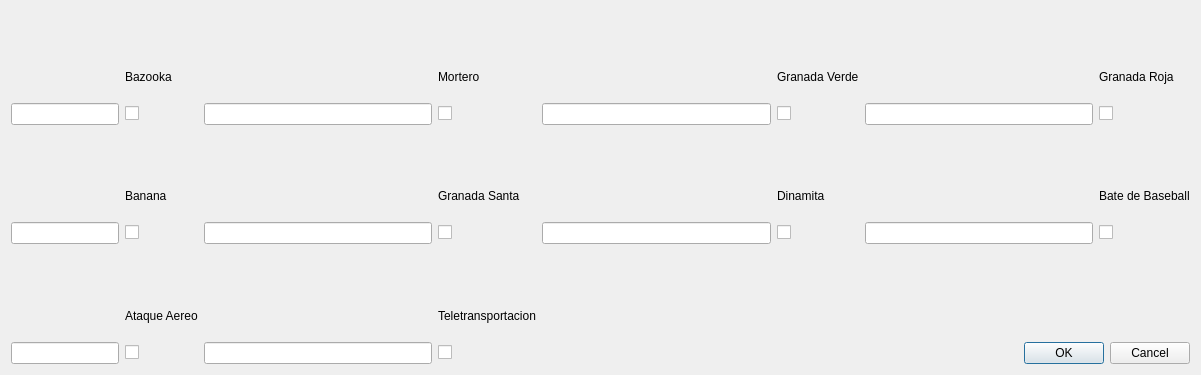
<?xml version="1.0" encoding="UTF-8"?>
<ui version="4.0">
 <class>editorSeleccionArmasHerramientas</class>
 <widget class="QDialog" name="editorSeleccionArmasHerramientas">
  <property name="geometry">
   <rect>
    <x>0</x>
    <y>0</y>
    <width>1201</width>
    <height>375</height>
   </rect>
  </property>
  <property name="windowTitle">
   <string>Dialog</string>
  </property>
  <layout class="QGridLayout" name="gridLayout">
   <item row="5" column="8">
    <widget class="QLineEdit" name="municionDinamita">
     <property name="maxLength">
      <number>3</number>
     </property>
    </widget>
   </item>
   <item row="2" column="10">
    <widget class="QLineEdit" name="municionGranadaR">
     <property name="maxLength">
      <number>3</number>
     </property>
    </widget>
   </item>
   <item row="7" column="5">
    <widget class="QLabel" name="label_9">
     <property name="text">
      <string>Teletransportacion</string>
     </property>
    </widget>
   </item>
   <item row="3" column="8">
    <widget class="QLabel" name="dinamita">
     <property name="text">
      <string/>
     </property>
     <property name="pixmap">
      <pixmap>W4_Dynamite.png</pixmap>
     </property>
     <property name="scaledContents">
      <bool>true</bool>
     </property>
    </widget>
   </item>
   <item row="0" column="10">
    <widget class="QLabel" name="granadaR">
     <property name="text">
      <string/>
     </property>
     <property name="pixmap">
      <pixmap>Redgrenade.png</pixmap>
     </property>
     <property name="scaledContents">
      <bool>true</bool>
     </property>
    </widget>
   </item>
   <item row="0" column="8">
    <widget class="QLabel" name="granadaV">
     <property name="text">
      <string/>
     </property>
     <property name="pixmap">
      <pixmap>W4_Grenade.png</pixmap>
     </property>
     <property name="scaledContents">
      <bool>true</bool>
     </property>
    </widget>
   </item>
   <item row="1" column="5">
    <widget class="QLabel" name="label">
     <property name="text">
      <string>Mortero</string>
     </property>
    </widget>
   </item>
   <item row="5" column="0" colspan="2">
    <widget class="QLineEdit" name="municionBanana">
     <property name="maxLength">
      <number>3</number>
     </property>
    </widget>
   </item>
   <item row="8" column="0" colspan="2">
    <widget class="QLineEdit" name="municionAereo">
     <property name="maxLength">
      <number>3</number>
     </property>
    </widget>
   </item>
   <item row="3" column="10">
    <widget class="QLabel" name="bate">
     <property name="text">
      <string/>
     </property>
     <property name="pixmap">
      <pixmap>Baseballbat.png</pixmap>
     </property>
     <property name="scaledContents">
      <bool>true</bool>
     </property>
    </widget>
   </item>
   <item row="8" column="4">
    <widget class="QLineEdit" name="municionTeletransportador">
     <property name="maxLength">
      <number>3</number>
     </property>
    </widget>
   </item>
   <item row="2" column="0" colspan="2">
    <widget class="QLineEdit" name="municionBazooka">
     <property name="maxLength">
      <number>3</number>
     </property>
    </widget>
   </item>
   <item row="6" column="0">
    <widget class="QLabel" name="aereo">
     <property name="text">
      <string/>
     </property>
     <property name="pixmap">
      <pixmap>W4_Airstrike.png</pixmap>
     </property>
     <property name="scaledContents">
      <bool>true</bool>
     </property>
    </widget>
   </item>
   <item row="4" column="5">
    <widget class="QLabel" name="label_5">
     <property name="text">
      <string>Granada Santa</string>
     </property>
    </widget>
   </item>
   <item row="4" column="2">
    <widget class="QLabel" name="label_4">
     <property name="text">
      <string>Banana</string>
     </property>
    </widget>
   </item>
   <item row="2" column="8">
    <widget class="QLineEdit" name="municionGranadaV">
     <property name="maxLength">
      <number>3</number>
     </property>
    </widget>
   </item>
   <item row="4" column="9">
    <widget class="QLabel" name="label_6">
     <property name="text">
      <string>Dinamita</string>
     </property>
    </widget>
   </item>
   <item row="5" column="4">
    <widget class="QLineEdit" name="municionGranadaS">
     <property name="maxLength">
      <number>3</number>
     </property>
    </widget>
   </item>
   <item row="3" column="0">
    <widget class="QLabel" name="banana">
     <property name="text">
      <string/>
     </property>
     <property name="pixmap">
      <pixmap>Bananabomb.png</pixmap>
     </property>
     <property name="scaledContents">
      <bool>true</bool>
     </property>
    </widget>
   </item>
   <item row="5" column="10">
    <widget class="QLineEdit" name="municionBate">
     <property name="maxLength">
      <number>3</number>
     </property>
    </widget>
   </item>
   <item row="7" column="2">
    <widget class="QLabel" name="label_8">
     <property name="text">
      <string>Ataque Aereo</string>
     </property>
    </widget>
   </item>
   <item row="8" column="10" colspan="2">
    <widget class="QDialogButtonBox" name="buttonBox">
     <property name="orientation">
      <enum>Qt::Horizontal</enum>
     </property>
     <property name="standardButtons">
      <set>QDialogButtonBox::Cancel|QDialogButtonBox::Ok</set>
     </property>
    </widget>
   </item>
   <item row="1" column="2">
    <widget class="QLabel" name="Bazooka">
     <property name="text">
      <string>Bazooka</string>
     </property>
    </widget>
   </item>
   <item row="1" column="9">
    <widget class="QLabel" name="label_2">
     <property name="text">
      <string>Granada Verde</string>
     </property>
    </widget>
   </item>
   <item row="1" column="11">
    <widget class="QLabel" name="label_3">
     <property name="text">
      <string>Granada Roja</string>
     </property>
    </widget>
   </item>
   <item row="4" column="11">
    <widget class="QLabel" name="label_7">
     <property name="text">
      <string>Bate de Baseball</string>
     </property>
    </widget>
   </item>
   <item row="2" column="4">
    <widget class="QLineEdit" name="municionMortero">
     <property name="maxLength">
      <number>3</number>
     </property>
    </widget>
   </item>
   <item row="0" column="4">
    <widget class="QLabel" name="mortero">
     <property name="text">
      <string/>
     </property>
     <property name="pixmap">
      <pixmap>Mortar1.png</pixmap>
     </property>
     <property name="scaledContents">
      <bool>true</bool>
     </property>
    </widget>
   </item>
   <item row="6" column="4">
    <widget class="QLabel" name="tele">
     <property name="text">
      <string/>
     </property>
     <property name="pixmap">
      <pixmap>IconTeleport.png</pixmap>
     </property>
     <property name="scaledContents">
      <bool>true</bool>
     </property>
    </widget>
   </item>
   <item row="3" column="4">
    <widget class="QLabel" name="granadaS">
     <property name="text">
      <string/>
     </property>
     <property name="pixmap">
      <pixmap>Holy_Grenade.png</pixmap>
     </property>
     <property name="scaledContents">
      <bool>true</bool>
     </property>
    </widget>
   </item>
   <item row="0" column="0">
    <widget class="QLabel" name="bazooka_2">
     <property name="autoFillBackground">
      <bool>false</bool>
     </property>
     <property name="text">
      <string/>
     </property>
     <property name="pixmap">
      <pixmap>Bazooka.png</pixmap>
     </property>
     <property name="scaledContents">
      <bool>true</bool>
     </property>
    </widget>
   </item>
   <item row="2" column="2">
    <widget class="QCheckBox" name="Bazookka">
     <property name="text">
      <string/>
     </property>
    </widget>
   </item>
   <item row="2" column="5">
    <widget class="QCheckBox" name="Mortero">
     <property name="text">
      <string/>
     </property>
    </widget>
   </item>
   <item row="2" column="9">
    <widget class="QCheckBox" name="GranadaV">
     <property name="text">
      <string/>
     </property>
    </widget>
   </item>
   <item row="2" column="11">
    <widget class="QCheckBox" name="GranadaR">
     <property name="text">
      <string/>
     </property>
    </widget>
   </item>
   <item row="5" column="2">
    <widget class="QCheckBox" name="Banana">
     <property name="text">
      <string/>
     </property>
    </widget>
   </item>
   <item row="5" column="5">
    <widget class="QCheckBox" name="GranadaS">
     <property name="text">
      <string/>
     </property>
    </widget>
   </item>
   <item row="5" column="9">
    <widget class="QCheckBox" name="Dinamita">
     <property name="text">
      <string/>
     </property>
    </widget>
   </item>
   <item row="5" column="11">
    <widget class="QCheckBox" name="Bate">
     <property name="text">
      <string/>
     </property>
    </widget>
   </item>
   <item row="8" column="2">
    <widget class="QCheckBox" name="Aereo">
     <property name="text">
      <string/>
     </property>
    </widget>
   </item>
   <item row="8" column="5">
    <widget class="QCheckBox" name="Teletransportador">
     <property name="text">
      <string/>
     </property>
    </widget>
   </item>
  </layout>
 </widget>
 <resources/>
 <connections>
  <connection>
   <sender>buttonBox</sender>
   <signal>accepted()</signal>
   <receiver>editorSeleccionArmasHerramientas</receiver>
   <slot>accept()</slot>
   <hints>
    <hint type="sourcelabel">
     <x>248</x>
     <y>254</y>
    </hint>
    <hint type="destinationlabel">
     <x>157</x>
     <y>274</y>
    </hint>
   </hints>
  </connection>
  <connection>
   <sender>buttonBox</sender>
   <signal>rejected()</signal>
   <receiver>editorSeleccionArmasHerramientas</receiver>
   <slot>reject()</slot>
   <hints>
    <hint type="sourcelabel">
     <x>316</x>
     <y>260</y>
    </hint>
    <hint type="destinationlabel">
     <x>286</x>
     <y>274</y>
    </hint>
   </hints>
  </connection>
 </connections>
</ui>
